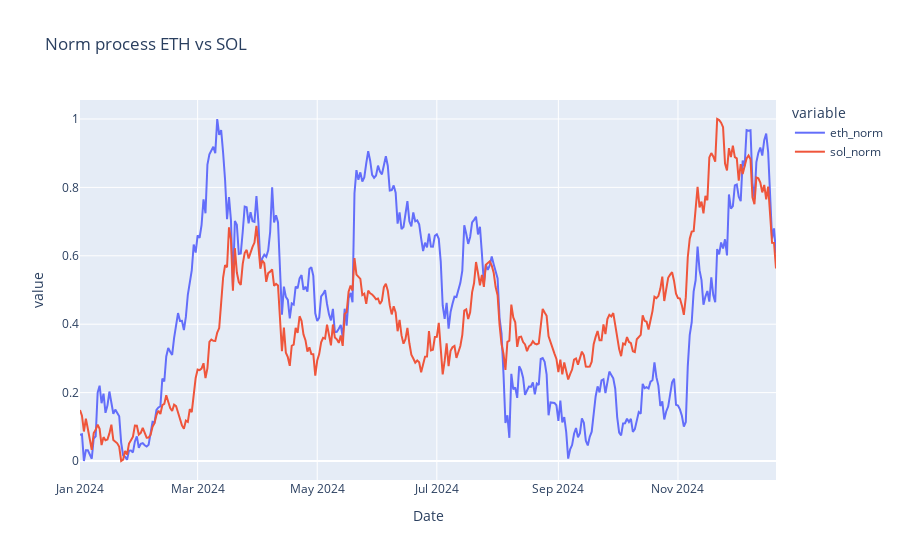

Notebook code for this chart:
### Code cell
from sklearn.preprocessing import MinMaxScaler

scaler = MinMaxScaler()

df['eth_norm'] = scaler.fit_transform(df[['ETH-USD']])
df['sol_norm'] = scaler.fit_transform(df[['SOL-USD']])

fig = px.line(df, x='Date', y=['eth_norm', 'sol_norm'], title='Norm process ETH vs SOL')
fig.show()

### Figure 1 — Plotly figure (JSON) as saved in the notebook; plotly's stock layout.template omitted (floating-point values rounded to 4 significant figures; data arrays with more than 128 entries replaced by an {"elided": "..."} marker saying what was removed)
{"data": [{"hovertemplate": "variable=eth_norm<br>Date=%{x}<br>value=%{y}<extra></extra>", "legendgroup": "eth_norm", "line": {"color": "#636efa", "dash": "solid"}, "marker": {"symbol": "circle"}, "mode": "lines", "name": "eth_norm", "orientation": "v", "showlegend": true, "type": "scatter", "x": {"elided": "356 str values"}, "xaxis": "x", "y": {"elided": "356 float values"}, "yaxis": "y"}, {"hovertemplate": "variable=sol_norm<br>Date=%{x}<br>value=%{y}<extra></extra>", "legendgroup": "sol_norm", "line": {"color": "#EF553B", "dash": "solid"}, "marker": {"symbol": "circle"}, "mode": "lines", "name": "sol_norm", "orientation": "v", "showlegend": true, "type": "scatter", "x": {"elided": "356 str values"}, "xaxis": "x", "y": {"elided": "356 float values"}, "yaxis": "y"}], "layout": {"legend": {"title": {"text": "variable"}, "tracegroupgap": 0}, "title": {"text": "Norm process ETH vs SOL"}, "xaxis": {"anchor": "y", "domain": [0, 1], "title": {"text": "Date"}}, "yaxis": {"anchor": "x", "domain": [0, 1], "title": {"text": "value"}}}}
